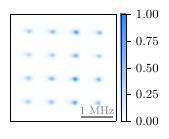

This chart was generated by the following Python code:
import numpy as np
import matplotlib.pyplot as plt
plt.style.use('thesis.mplstyle')
from colors import red, blue, bwr, uBlues, purple

data = np.load("../data/crosstalk/data.npz")
img = data['img_camera']
img = img / img.max()

fig, ax = plt.subplots(1, 1, figsize=(1.5, 1.95))


im = ax.matshow(img, cmap=uBlues)
cbar = fig.colorbar(im, ax=ax, fraction=0.046, pad=0.04)

# vals = [0.421, 0.356, 0.48 , 0.387, 0.588, 0.48 , 0.648, 0.53 , 0.913, 0.696, 1.   , 0.778, 0.547, 0.449, 0.626, 0.502]
# for v in vals:
#     y = v * (cbar.ax.get_ylim()[1] - cbar.ax.get_ylim()[0]) + cbar.ax.get_ylim()[0]
#     cbar.ax.hlines(y, xmin=0.0, xmax=1.0, colors=purple, linewidth=0.5, transform=cbar.ax.get_yaxis_transform())

ax.set_xticks([])
ax.set_yticks([])
x0, y0 = 350, 500
ax.plot([x0, x0 + (432-95)/3/0.75], [y0, y0], color=(0.5, 0.5, 0.5), lw=1.5)
ax.text(x0 + (432-95)/3/2/0.75, y0 - 50, r'1 MHz', ha='center', va='top', fontsize=8, color=(0.5, 0.5, 0.5))

# fig.subplots_adjust(bottom=0.2)

plt.savefig("crosstalk-camera-img.pdf", bbox_inches='tight')
plt.close()
